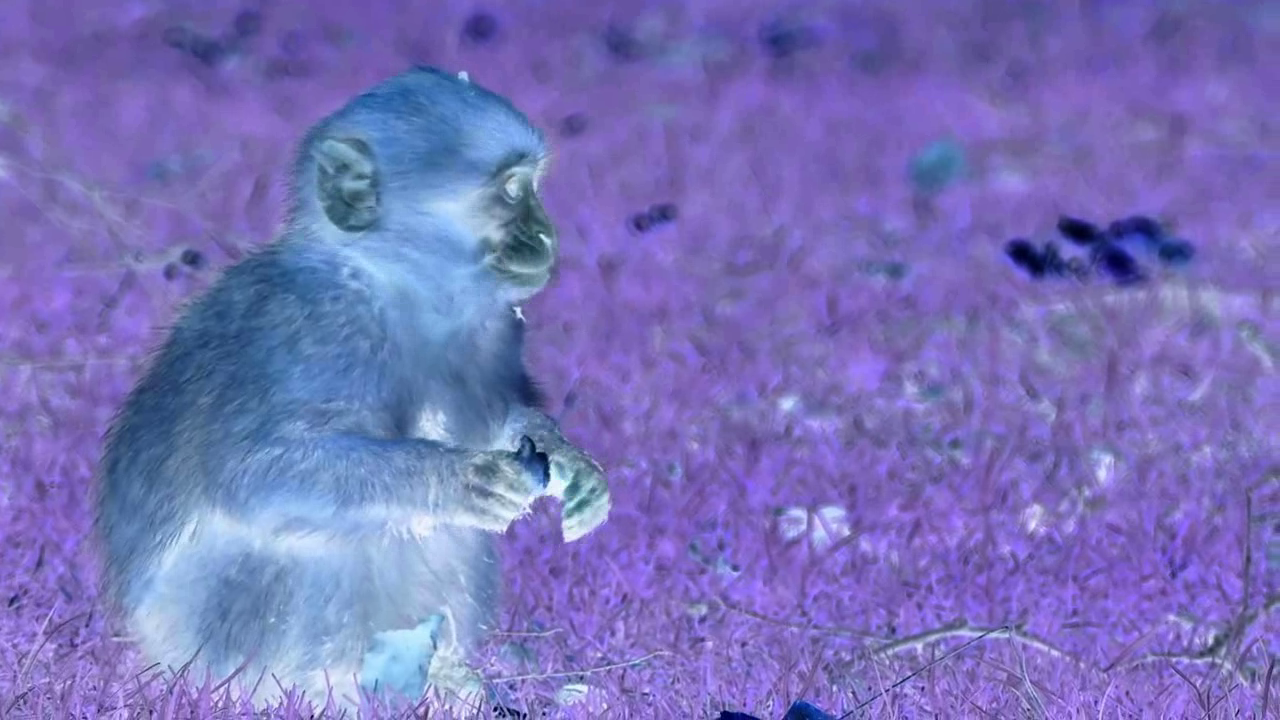
#> input picture frame 8 of reference-opencv/opencv-basics-usage/data/modified_video.mp4, 1280 x 720 px, given in place of video1.mp4, which was not available
$ python video_clip_in.py
#> lines starting #> are read from the running program, lines starting #| are printed output that depends on the picture; after the words box and inside, x2 and y2 are one past the last pixel; in counts of white or black regions, pixels touching at a corner belong together
import sys
import cv2

cap = cv2.VideoCapture('./data/video1.mp4') # give file path.

if not cap.isOpened():
    print('video open failed!')
    sys.exit()

## set width, height
# cap.set(cv2.CAP_PROP_FRAME_HEIGHT, 320)
# cap.set(cv2.CAP_PROP_FRAME_WIDTH, 240)

while True:
    ret, frame = cap.read() # True/ False, frame
#> frame is the input picture: shape (720, 1280, 3); mean B, G, R 185.3, 114, 119.4

    # for a video clip
    # we have ret=False
    # when the frame is the last one.
    if not ret:
        break

    # obtain edge from a frame
    edge = cv2.Canny(frame, 50, 150)
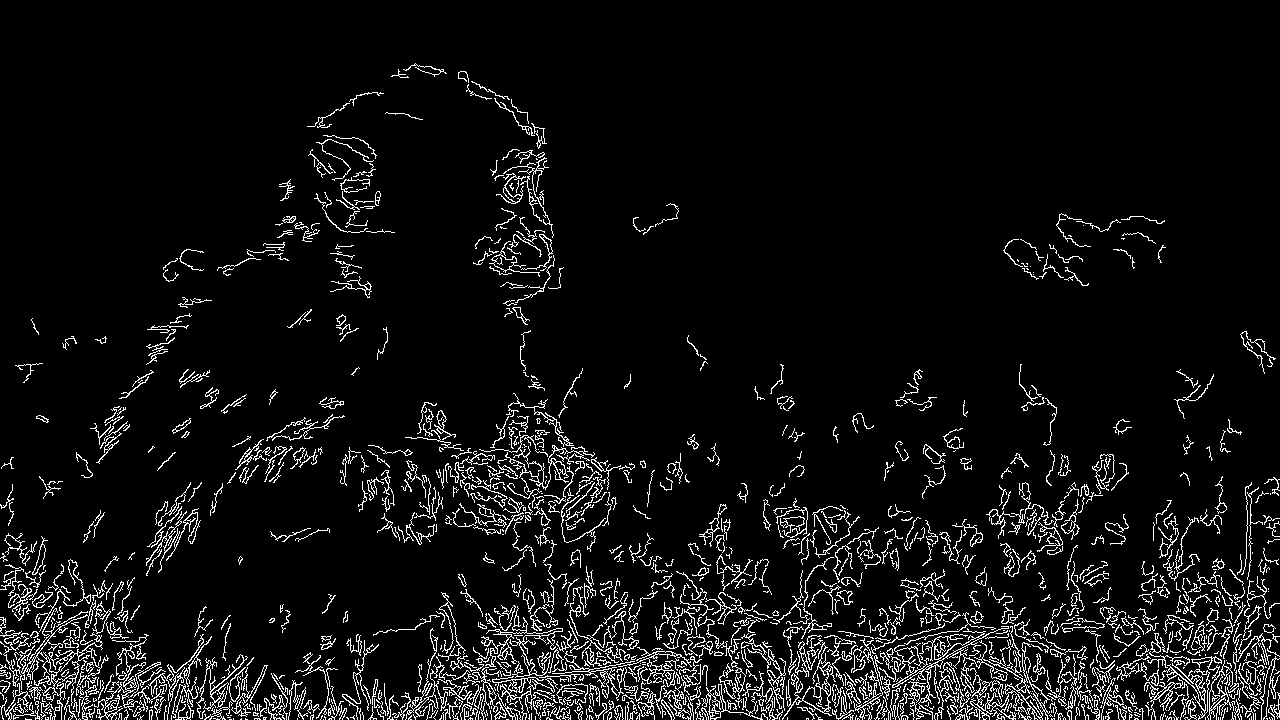
#> edge: shape (720, 1280); 6.5% white in thin lines or dots

    cv2.imshow('frame', frame)
    cv2.imshow('edge  frame', edge)
    if cv2.waitKey(20) == 27: #ESC
#> (key Esc is pressed here)
        break

cap.release()
# release the used resources.
# if you try to make another instance, say,
# cap2 = cv2.VideoCapture(0)
# before you call cap.release()
# then it raises the error such as:
# "Device or resource busy"

cv2.destroyAllWindows()


$ run again, starting later in the video
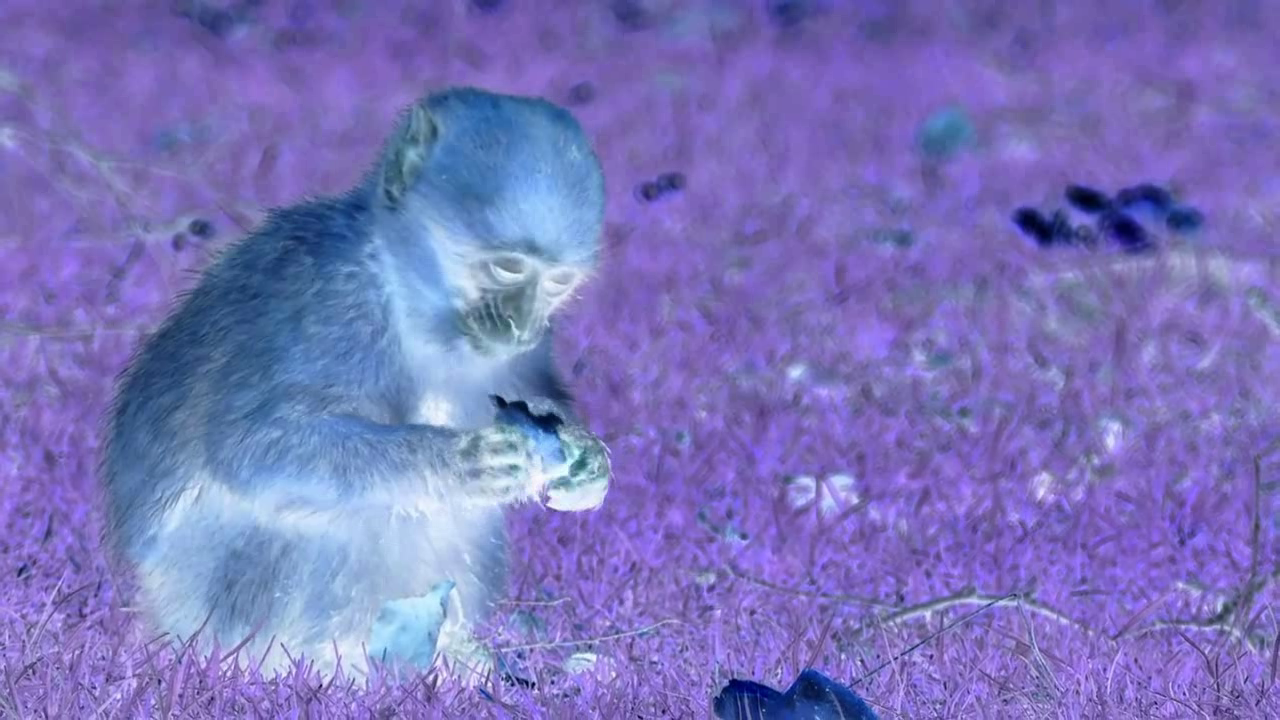
#> input picture frame 38 of reference-opencv/opencv-basics-usage/data/modified_video.mp4, 1280 x 720 px, given in place of video1.mp4, which was not available
#> frame is the input picture: shape (720, 1280, 3); mean B, G, R 186.8, 116.3, 121.6
#> `edge = cv2.Canny(frame, 50, 150)`:
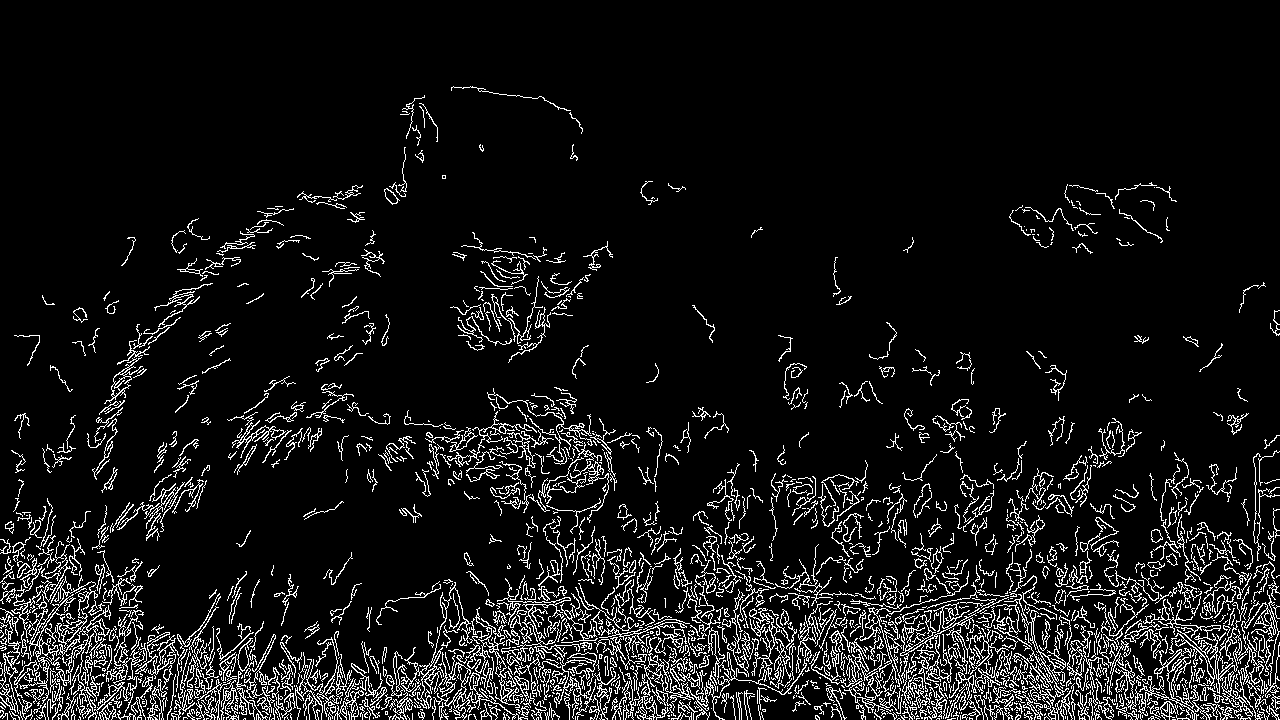
#> edge: shape (720, 1280); 8.2% white in thin lines or dots, all inside (x1, y1, x2, y2) = (0, 86, 1280, 720)

$ run again, starting later in the video
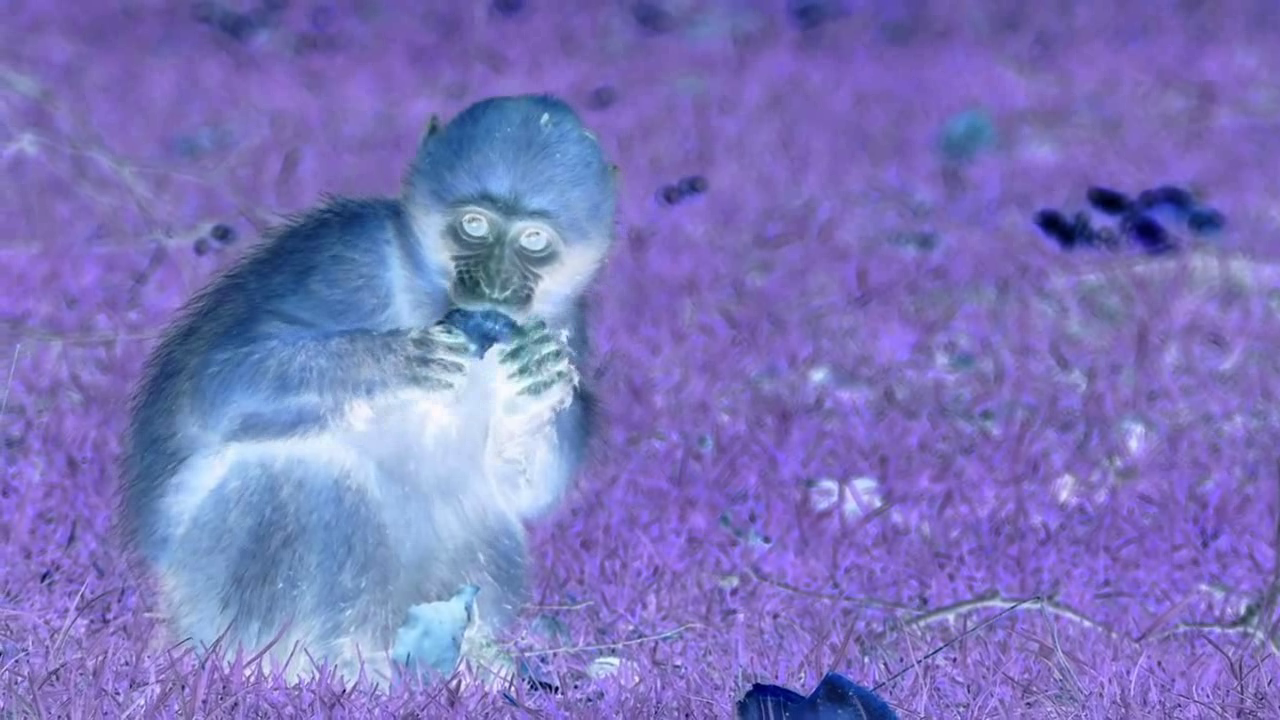
#> input picture frame 68 of reference-opencv/opencv-basics-usage/data/modified_video.mp4, 1280 x 720 px, given in place of video1.mp4, which was not available
#> frame is the input picture: shape (720, 1280, 3); mean B, G, R 187.8, 116.9, 123.5
#> `edge = cv2.Canny(frame, 50, 150)`:
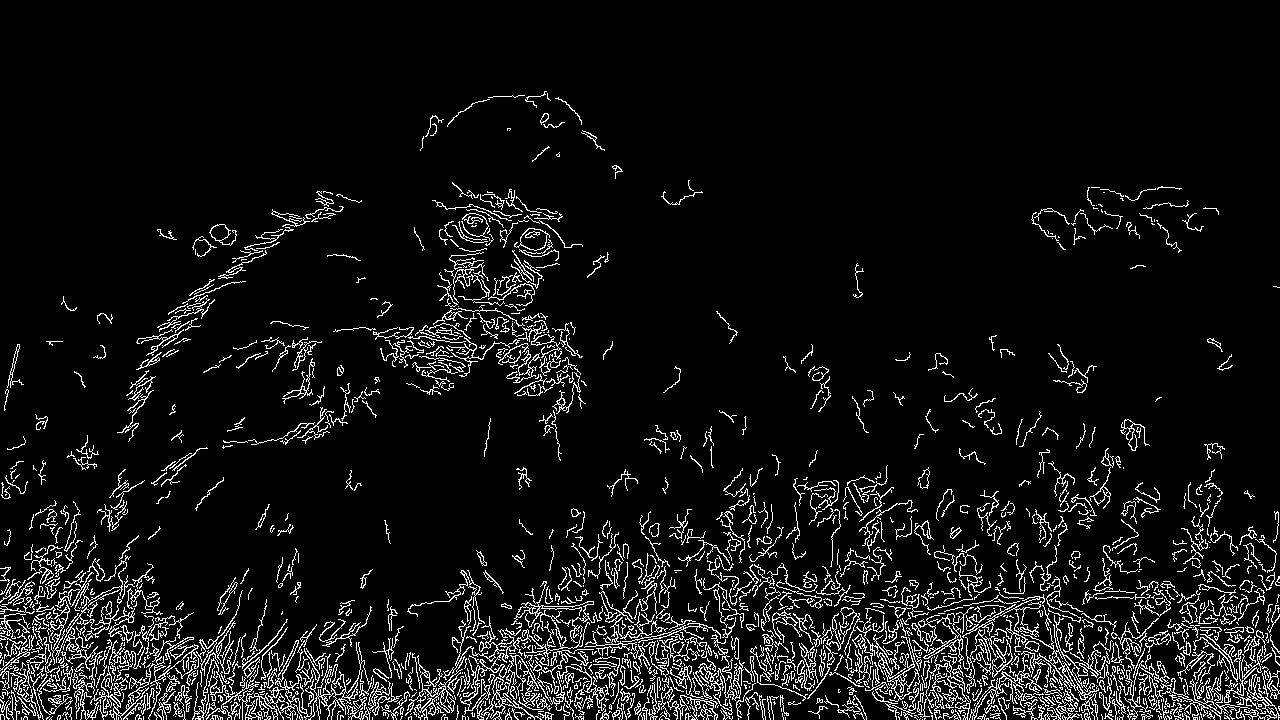
#> edge: shape (720, 1280); 7.3% white in thin lines or dots, all inside (x1, y1, x2, y2) = (0, 91, 1280, 720)
